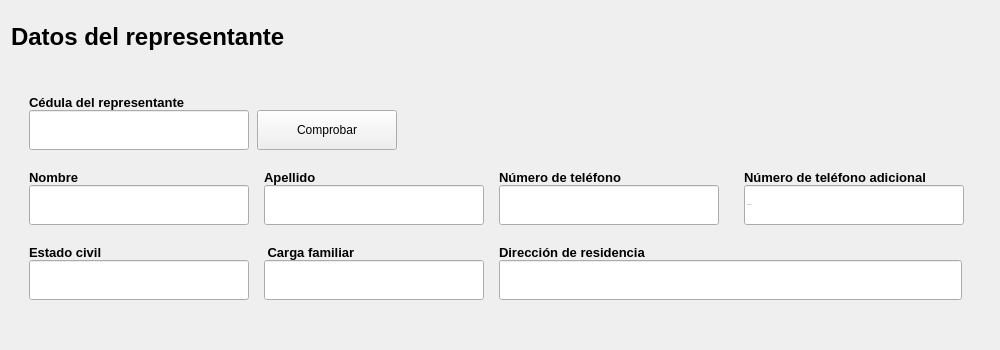
              <widget class="QFrame" name="datos_del_representante">
               <property name="sizePolicy">
                <sizepolicy hsizetype="Preferred" vsizetype="Preferred">
                 <horstretch>0</horstretch>
                 <verstretch>10</verstretch>
                </sizepolicy>
               </property>
               <property name="minimumSize">
                <size>
                 <width>1000</width>
                 <height>350</height>
                </size>
               </property>
               <property name="styleSheet">
                <string notr="true"/>
               </property>
               <property name="frameShape">
                <enum>QFrame::NoFrame</enum>
               </property>
               <property name="frameShadow">
                <enum>QFrame::Raised</enum>
               </property>
               <property name="tipo" stdset="0">
                <string>espacio_preguntas_form</string>
               </property>
               <layout class="QVBoxLayout" name="verticalLayout_7">
                <property name="topMargin">
                 <number>20</number>
                </property>
                <item>
                 <widget class="QLabel" name="label_segmento_datos_del_representante">
                  <property name="minimumSize">
                   <size>
                    <width>0</width>
                    <height>30</height>
                   </size>
                  </property>
                  <property name="maximumSize">
                   <size>
                    <width>16777215</width>
                    <height>25</height>
                   </size>
                  </property>
                  <property name="font">
                   <font>
                    <family>Arial</family>
                    <pointsize>18</pointsize>
                    <weight>75</weight>
                    <bold>true</bold>
                   </font>
                  </property>
                  <property name="styleSheet">
                   <string notr="true"/>
                  </property>
                  <property name="text">
                   <string>Datos del representante</string>
                  </property>
                  <property name="scaledContents">
                   <bool>false</bool>
                  </property>
                 </widget>
                </item>
                <item alignment="Qt::AlignVCenter">
                 <widget class="QFrame" name="preguntas_info_medidas">
                  <property name="minimumSize">
                   <size>
                    <width>460</width>
                    <height>200</height>
                   </size>
                  </property>
                  <property name="styleSheet">
                   <string/>
                  </property>
                  <property name="frameShape">
                   <enum>QFrame::NoFrame</enum>
                  </property>
                  <property name="frameShadow">
                   <enum>QFrame::Raised</enum>
                  </property>
                  <layout class="QGridLayout" name="gridLayout_11">
                   <property name="verticalSpacing">
                    <number>20</number>
                   </property>
                   <item row="0" column="0" colspan="2">
                    <layout class="QGridLayout" name="gridLayout_3">
                     <item row="0" column="0">
                      <widget class="QLabel" name="label_primer_nombre_2">
                       <property name="font">
                        <font>
                         <family>Arial</family>
                         <pointsize>10</pointsize>
                         <weight>75</weight>
                         <bold>true</bold>
                        </font>
                       </property>
                       <property name="styleSheet">
                        <string notr="true"/>
                       </property>
                       <property name="text">
                        <string>Cédula del representante</string>
                       </property>
                       <property name="scaledContents">
                        <bool>true</bool>
                       </property>
                      </widget>
                     </item>
                     <item row="1" column="0" alignment="Qt::AlignLeft">
                      <widget class="QLineEdit" name="input_buscar_por_cedula">
                       <property name="sizePolicy">
                        <sizepolicy hsizetype="Fixed" vsizetype="Fixed">
                         <horstretch>0</horstretch>
                         <verstretch>0</verstretch>
                        </sizepolicy>
                       </property>
                       <property name="minimumSize">
                        <size>
                         <width>220</width>
                         <height>40</height>
                        </size>
                       </property>
                       <property name="font">
                        <font>
                         <family>Arial</family>
                         <pointsize>-1</pointsize>
                        </font>
                       </property>
                       <property name="styleSheet">
                        <string notr="true"/>
                       </property>
                       <property name="alignment">
                        <set>Qt::AlignLeading|Qt::AlignLeft|Qt::AlignVCenter</set>
                       </property>
                       <property name="placeholderText">
                        <string>...</string>
                       </property>
                      </widget>
                     </item>
                     <item row="1" column="1" alignment="Qt::AlignLeft">
                      <widget class="QPushButton" name="boton_buscar_cedula_representante">
                       <property name="sizePolicy">
                        <sizepolicy hsizetype="Minimum" vsizetype="Fixed">
                         <horstretch>0</horstretch>
                         <verstretch>0</verstretch>
                        </sizepolicy>
                       </property>
                       <property name="minimumSize">
                        <size>
                         <width>140</width>
                         <height>0</height>
                        </size>
                       </property>
                       <property name="maximumSize">
                        <size>
                         <width>130</width>
                         <height>200</height>
                        </size>
                       </property>
                       <property name="cursor">
                        <cursorShape>PointingHandCursor</cursorShape>
                       </property>
                       <property name="styleSheet">
                        <string notr="true"/>
                       </property>
                       <property name="text">
                        <string>Comprobar</string>
                       </property>
                       <property name="icon">
                        <iconset>
                         <normaloff>../recursos_de_imagenes/iconos_de_interfaz/lupa_de_busqueda.png</normaloff>../recursos_de_imagenes/iconos_de_interfaz/lupa_de_busqueda.png</iconset>
                       </property>
                       <property name="iconSize">
                        <size>
                         <width>25</width>
                         <height>25</height>
                        </size>
                       </property>
                      </widget>
                     </item>
                    </layout>
                   </item>
                   <item row="1" column="0">
                    <layout class="QVBoxLayout" name="verticalLayout_20">
                     <item>
                      <widget class="QLabel" name="label_nombre_del_representante">
                       <property name="font">
                        <font>
                         <family>Arial</family>
                         <pointsize>10</pointsize>
                         <weight>75</weight>
                         <bold>true</bold>
                        </font>
                       </property>
                       <property name="styleSheet">
                        <string notr="true"/>
                       </property>
                       <property name="text">
                        <string>Nombre</string>
                       </property>
                       <property name="scaledContents">
                        <bool>true</bool>
                       </property>
                      </widget>
                     </item>
                     <item>
                      <widget class="QLineEdit" name="input_nombre_del_representante">
                       <property name="enabled">
                        <bool>true</bool>
                       </property>
                       <property name="sizePolicy">
                        <sizepolicy hsizetype="Fixed" vsizetype="Fixed">
                         <horstretch>0</horstretch>
                         <verstretch>0</verstretch>
                        </sizepolicy>
                       </property>
                       <property name="minimumSize">
                        <size>
                         <width>220</width>
                         <height>40</height>
                        </size>
                       </property>
                       <property name="font">
                        <font>
                         <family>Arial</family>
                         <pointsize>-1</pointsize>
                        </font>
                       </property>
                       <property name="styleSheet">
                        <string notr="true"/>
                       </property>
                       <property name="alignment">
                        <set>Qt::AlignLeading|Qt::AlignLeft|Qt::AlignVCenter</set>
                       </property>
                       <property name="placeholderText">
                        <string>.....</string>
                       </property>
                       <property name="cursorMoveStyle">
                        <enum>Qt::LogicalMoveStyle</enum>
                       </property>
                      </widget>
                     </item>
                    </layout>
                   </item>
                   <item row="1" column="1">
                    <layout class="QVBoxLayout" name="verticalLayout_23">
                     <item>
                      <widget class="QLabel" name="label_apellido_del_representante">
                       <property name="font">
                        <font>
                         <family>Arial</family>
                         <pointsize>10</pointsize>
                         <weight>75</weight>
                         <bold>true</bold>
                        </font>
                       </property>
                       <property name="styleSheet">
                        <string notr="true"/>
                       </property>
                       <property name="text">
                        <string>Apellido</string>
                       </property>
                       <property name="textFormat">
                        <enum>Qt::PlainText</enum>
                       </property>
                       <property name="scaledContents">
                        <bool>true</bool>
                       </property>
                      </widget>
                     </item>
                     <item>
                      <widget class="QLineEdit" name="input_apellido_del_representante">
                       <property name="sizePolicy">
                        <sizepolicy hsizetype="Fixed" vsizetype="Fixed">
                         <horstretch>0</horstretch>
                         <verstretch>0</verstretch>
                        </sizepolicy>
                       </property>
                       <property name="minimumSize">
                        <size>
                         <width>220</width>
                         <height>40</height>
                        </size>
                       </property>
                       <property name="font">
                        <font>
                         <family>Arial</family>
                         <pointsize>-1</pointsize>
                        </font>
                       </property>
                       <property name="styleSheet">
                        <string notr="true"/>
                       </property>
                       <property name="placeholderText">
                        <string>.....</string>
                       </property>
                      </widget>
                     </item>
                    </layout>
                   </item>
                   <item row="1" column="2">
                    <layout class="QVBoxLayout" name="verticalLayout_24">
                     <item alignment="Qt::AlignLeft">
                      <widget class="QLabel" name="label_numero_de_telefono">
                       <property name="font">
                        <font>
                         <family>Arial</family>
                         <pointsize>10</pointsize>
                         <weight>75</weight>
                         <bold>true</bold>
                        </font>
                       </property>
                       <property name="styleSheet">
                        <string notr="true"/>
                       </property>
                       <property name="text">
                        <string>Número de teléfono</string>
                       </property>
                       <property name="textFormat">
                        <enum>Qt::PlainText</enum>
                       </property>
                       <property name="scaledContents">
                        <bool>true</bool>
                       </property>
                      </widget>
                     </item>
                     <item>
                      <widget class="QLineEdit" name="input_numero_de_telefono">
                       <property name="sizePolicy">
                        <sizepolicy hsizetype="Fixed" vsizetype="Fixed">
                         <horstretch>0</horstretch>
                         <verstretch>0</verstretch>
                        </sizepolicy>
                       </property>
                       <property name="minimumSize">
                        <size>
                         <width>220</width>
                         <height>40</height>
                        </size>
                       </property>
                       <property name="font">
                        <font>
                         <family>Arial</family>
                         <pointsize>-1</pointsize>
                        </font>
                       </property>
                       <property name="styleSheet">
                        <string notr="true"/>
                       </property>
                       <property name="placeholderText">
                        <string>.....</string>
                       </property>
                      </widget>
                     </item>
                    </layout>
                   </item>
                   <item row="1" column="3">
                    <layout class="QVBoxLayout" name="verticalLayout_46">
                     <item alignment="Qt::AlignLeft">
                      <widget class="QLabel" name="label_numero_de_telefono_adicional">
                       <property name="font">
                        <font>
                         <family>Arial</family>
                         <pointsize>10</pointsize>
                         <weight>75</weight>
                         <bold>true</bold>
                        </font>
                       </property>
                       <property name="styleSheet">
                        <string notr="true"/>
                       </property>
                       <property name="text">
                        <string>Número de teléfono adicional</string>
                       </property>
                       <property name="textFormat">
                        <enum>Qt::PlainText</enum>
                       </property>
                       <property name="scaledContents">
                        <bool>true</bool>
                       </property>
                      </widget>
                     </item>
                     <item>
                      <widget class="QLineEdit" name="input_numero_de_telefono_adicional">
                       <property name="sizePolicy">
                        <sizepolicy hsizetype="Fixed" vsizetype="Fixed">
                         <horstretch>0</horstretch>
                         <verstretch>0</verstretch>
                        </sizepolicy>
                       </property>
                       <property name="minimumSize">
                        <size>
                         <width>220</width>
                         <height>40</height>
                        </size>
                       </property>
                       <property name="font">
                        <font>
                         <family>Arial</family>
                         <pointsize>-1</pointsize>
                        </font>
                       </property>
                       <property name="styleSheet">
                        <string notr="true"/>
                       </property>
                       <property name="placeholderText">
                        <string>(Opcional)</string>
                       </property>
                      </widget>
                     </item>
                    </layout>
                   </item>
                   <item row="2" column="0">
                    <layout class="QVBoxLayout" name="verticalLayout_25">
                     <item alignment="Qt::AlignLeft">
                      <widget class="QLabel" name="label_estado_civil">
                       <property name="font">
                        <font>
                         <family>Arial</family>
                         <pointsize>10</pointsize>
                         <weight>75</weight>
                         <bold>true</bold>
                        </font>
                       </property>
                       <property name="styleSheet">
                        <string notr="true"/>
                       </property>
                       <property name="text">
                        <string>Estado civil </string>
                       </property>
                       <property name="textFormat">
                        <enum>Qt::PlainText</enum>
                       </property>
                       <property name="scaledContents">
                        <bool>true</bool>
                       </property>
                      </widget>
                     </item>
                     <item>
                      <widget class="QLineEdit" name="input_estado_civil">
                       <property name="sizePolicy">
                        <sizepolicy hsizetype="Fixed" vsizetype="Fixed">
                         <horstretch>0</horstretch>
                         <verstretch>0</verstretch>
                        </sizepolicy>
                       </property>
                       <property name="minimumSize">
                        <size>
                         <width>220</width>
                         <height>40</height>
                        </size>
                       </property>
                       <property name="font">
                        <font>
                         <family>Arial</family>
                         <pointsize>-1</pointsize>
                        </font>
                       </property>
                       <property name="styleSheet">
                        <string notr="true"/>
                       </property>
                       <property name="placeholderText">
                        <string>.....</string>
                       </property>
                      </widget>
                     </item>
                    </layout>
                   </item>
                   <item row="2" column="1">
                    <layout class="QVBoxLayout" name="verticalLayout_21">
                     <item alignment="Qt::AlignLeft">
                      <widget class="QLabel" name="label_carga_familiar">
                       <property name="font">
                        <font>
                         <family>Arial</family>
                         <pointsize>10</pointsize>
                         <weight>75</weight>
                         <bold>true</bold>
                        </font>
                       </property>
                       <property name="styleSheet">
                        <string notr="true"/>
                       </property>
                       <property name="text">
                        <string> Carga familiar </string>
                       </property>
                       <property name="textFormat">
                        <enum>Qt::PlainText</enum>
                       </property>
                       <property name="scaledContents">
                        <bool>true</bool>
                       </property>
                      </widget>
                     </item>
                     <item>
                      <widget class="QLineEdit" name="input_carga_familiar">
                       <property name="sizePolicy">
                        <sizepolicy hsizetype="Fixed" vsizetype="Fixed">
                         <horstretch>0</horstretch>
                         <verstretch>0</verstretch>
                        </sizepolicy>
                       </property>
                       <property name="minimumSize">
                        <size>
                         <width>220</width>
                         <height>40</height>
                        </size>
                       </property>
                       <property name="font">
                        <font>
                         <family>Arial</family>
                         <pointsize>-1</pointsize>
                        </font>
                       </property>
                       <property name="styleSheet">
                        <string notr="true"/>
                       </property>
                       <property name="placeholderText">
                        <string>.....</string>
                       </property>
                      </widget>
                     </item>
                    </layout>
                   </item>
                   <item row="2" column="2" colspan="2">
                    <layout class="QVBoxLayout" name="verticalLayout_22">
                     <item alignment="Qt::AlignLeft">
                      <widget class="QLabel" name="label_direccion_residencia">
                       <property name="font">
                        <font>
                         <family>Arial</family>
                         <pointsize>10</pointsize>
                         <weight>75</weight>
                         <italic>false</italic>
                         <bold>true</bold>
                        </font>
                       </property>
                       <property name="styleSheet">
                        <string notr="true"/>
                       </property>
                       <property name="text">
                        <string>Dirección de residencia</string>
                       </property>
                       <property name="textFormat">
                        <enum>Qt::PlainText</enum>
                       </property>
                       <property name="scaledContents">
                        <bool>true</bool>
                       </property>
                      </widget>
                     </item>
                     <item>
                      <widget class="QLineEdit" name="input_direccion_residencia">
                       <property name="sizePolicy">
                        <sizepolicy hsizetype="Fixed" vsizetype="Fixed">
                         <horstretch>0</horstretch>
                         <verstretch>0</verstretch>
                        </sizepolicy>
                       </property>
                       <property name="minimumSize">
                        <size>
                         <width>463</width>
                         <height>40</height>
                        </size>
                       </property>
                       <property name="font">
                        <font>
                         <family>Arial</family>
                         <pointsize>-1</pointsize>
                        </font>
                       </property>
                       <property name="styleSheet">
                        <string notr="true"/>
                       </property>
                       <property name="placeholderText">
                        <string>.....</string>
                       </property>
                      </widget>
                     </item>
                    </layout>
                   </item>
                  </layout>
                 </widget>
                </item>
               </layout>
              </widget>
